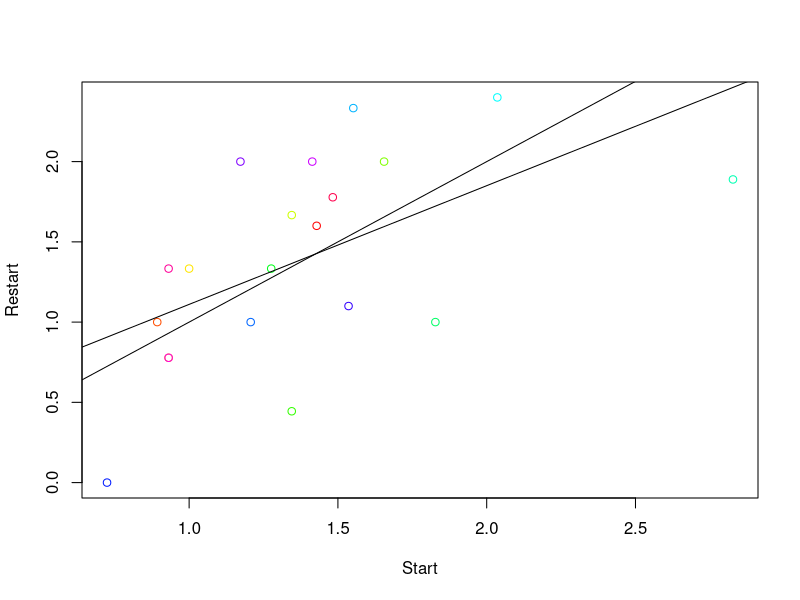
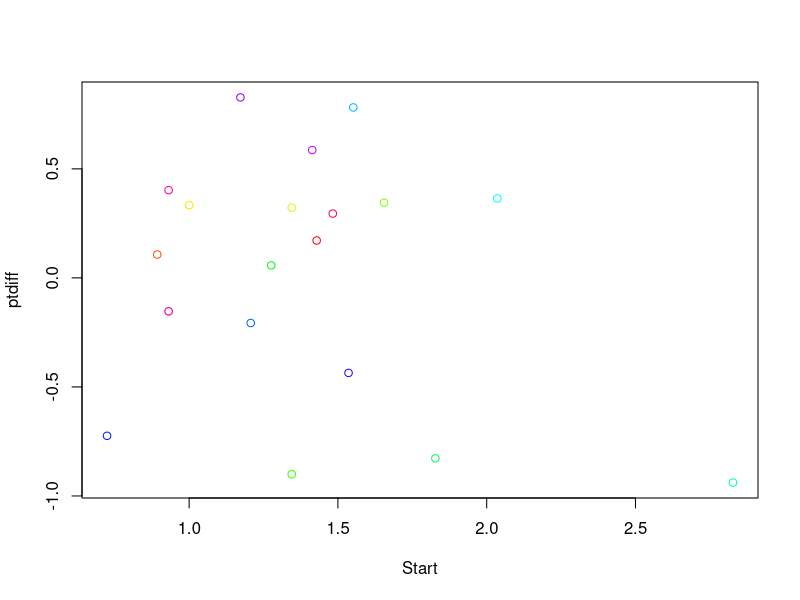
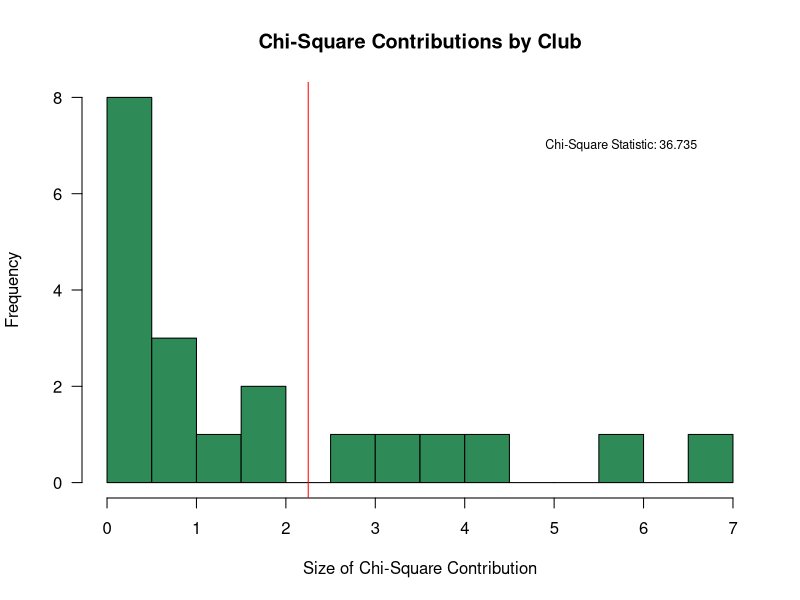
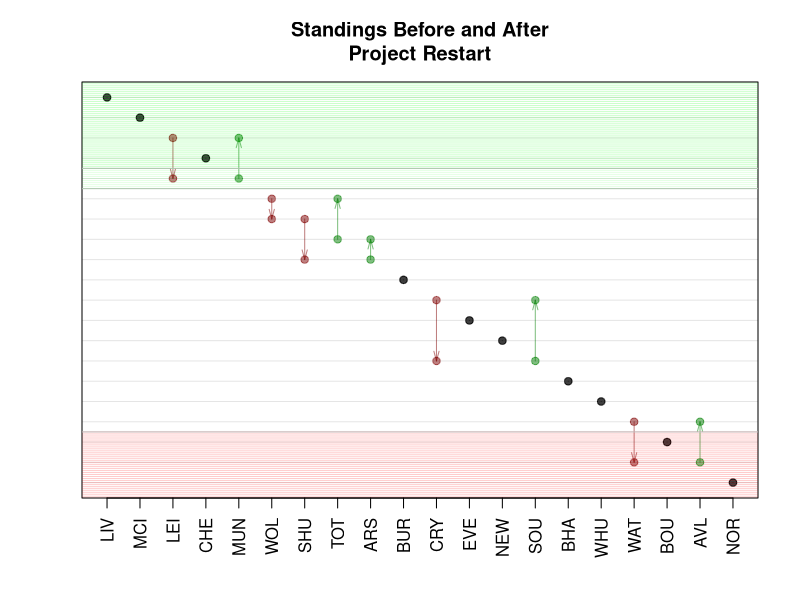
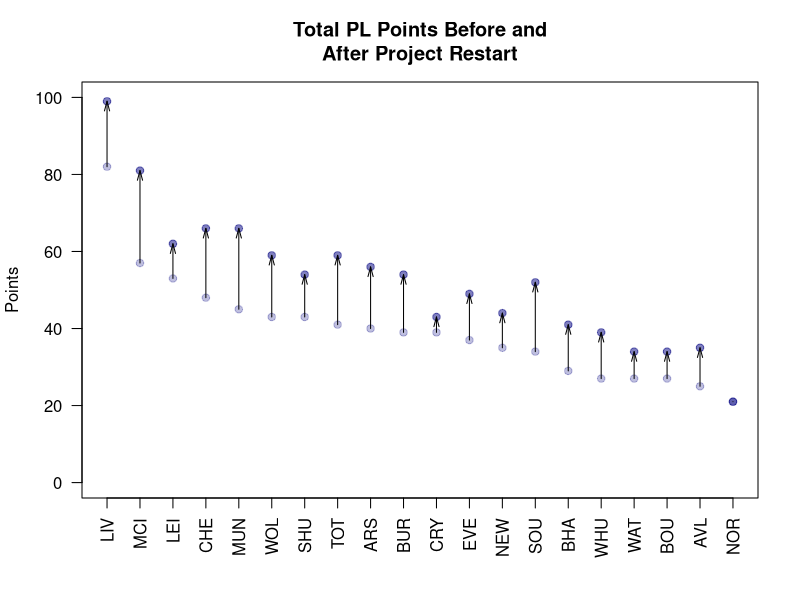
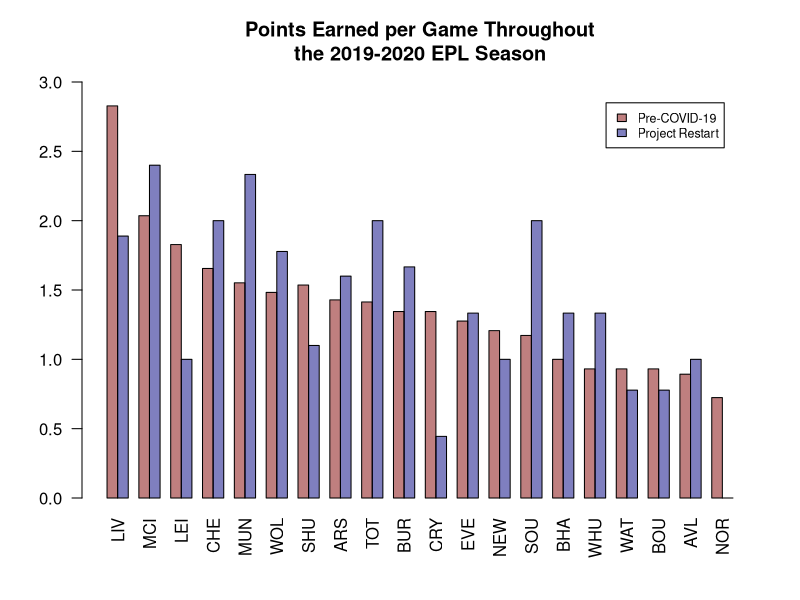
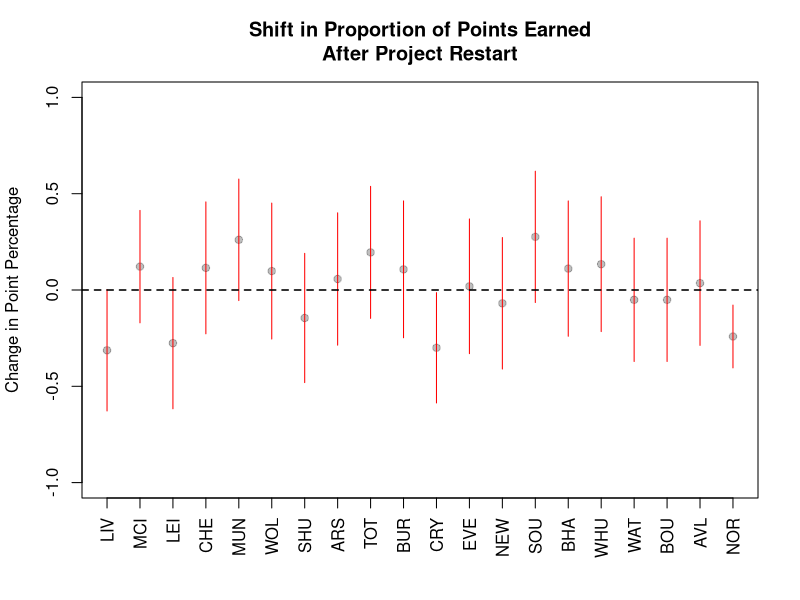

These charts were generated, in order, by the following R code:
## ---- chunk 1
knitr::opts_chunk$set(echo = TRUE, comment = NA)
library(dplyr)
## ---- chunk 2
endseason <- read.csv("endseason.csv")
names(endseason)[[1]] <- "Club"
endseason$rank <- 1:20

endseason <- endseason[order(endseason$Club), ]
seasonstop <- read.csv("seasonstop.csv")
names(seasonstop)[[1]] <- "Club"
seasonstop$rank <- 1:20
seasonstop <- seasonstop[order(seasonstop$Club), ]
endstats <- as.matrix(select(endseason, !Club))
stopstats <- as.matrix(select(seasonstop, !Club))
restartstats <- endstats - stopstats
projectrestart <- data.frame(endseason$Club[order(endseason$Club)], restartstats)
names(projectrestart)[[1]] <- "Club"
endseason$avgpts <- endseason %>% summarize(avgpts = P / GP) %>% as.matrix()
seasonstop$avgpts <- seasonstop %>% summarize(avgpts = P / GP) %>% as.matrix()
projectrestart$avgpts <- projectrestart %>% summarize(avgpts = P / GP) %>% as.matrix()
## ---- chunk 3
club_abbrev <- c("LIV", "MCI", "LEI", "CHE", "MUN", "WOL", "SHU", "TOT",
                 "ARS", "BUR", "CRY", "EVE", "NEW", "SOU", "BHA", "WHU",
                 "WAT", "BOU", "AVL", "NOR")
averages <- data.frame(seasonstop$Club[order(seasonstop$Club)],
                       seasonstop$avgpts,
                       projectrestart$avgpts,
                       endseason$avgpts)
names(averages) <- c("Club", "Start", "Restart", "End")
averages$ptdiff <- averages %>% summarize(ptdiff = Restart - Start) %>% as.matrix()
plot(Restart ~ Start, data = averages, col = rainbow(20)[1:20])
abline(a = 0, b = 1)
a<- lm(Restart ~ Start, data = averages)
abline(a)
plot(ptdiff ~ Start, data = averages, col = rainbow(20)[1:20])
summary(aov(abs(ptdiff) ~ Start, data = averages))
clubperformance <- chisq.test(projectrestart$P, p = seasonstop$P/sum(seasonstop$P))
clubperformance
chisqcontr <- with(clubperformance, (observed - expected)^2 / expected)
names(chisqcontr) <- projectrestart$Club
sort(chisqcontr, decreasing = TRUE)
hist(chisqcontr,
     breaks = seq(from = 0, to = max(chisqcontr) + 0.5, by = 0.5),
     main = "Chi-Square Contributions by Club",
     xlab = "Size of Chi-Square Contribution",
     col = "seagreen",
     las = 1)
abline(v = 2.25, col = "red")
text(5.75, 7, "Chi-Square Statistic: 36.735", cex = 0.75)
standings <- seasonstop %>% select(Club, rank)
names(standings)[[2]] <- "Stop"
standings$End <- endseason$rank
standings$Change <- standings %>% summarize(Stop - End) %>% as.matrix() %>% as.numeric()
standings
sum(abs(standings$Change))
standings <- standings[order(standings$Stop), ]
movement_col <- c(rgb(0, 0, 0, alpha = 0.5),
                  rgb(0.5, 0, 0, alpha = 0.5),
                  rgb(0, 0.5, 0, alpha = 0.5))
plot(1:20, 21 - standings$Stop, yaxt = "n", xaxt = "n", main = "Standings Before and After\nProject Restart", xlab = "",
     ylab = "",
     col = movement_col[(standings$Change != 0) + (standings$Change > 0) + 1], pch = 19)
arrows(1:20, 21 - standings$Stop, 1:20, 21 - standings$End, cex = 0.25,
       col = movement_col[(standings$Change != 0) + (standings$Change > 0) + 1], length = 0.1, angle = 15)
points(1:20, 21 - standings$End, col = movement_col[(standings$Change != 0) + (standings$Change > 0) + 1], pch = 19)
abline(h = 1:20, col = rgb(0, 0, 0, alpha = 0.1))
standings$abbreviations <- club_abbrev
axis(1, at = 1:20, labels = club_abbrev, las = 2, cex = 0.5)
abline(h = seq(from = 21, to = 21 - 4.5, by = -0.1), col = rgb(0,1,0, alpha = 0.2))
abline(h = seq(from = (21 - 17.5), to = 0, by = -0.1), col = rgb(1, 0, 0, alpha = 0.2))
abline(h = c(21 - 4.5, 21 - 5.5, 21 - 17.5), col = "grey")
abline(h = seq(from = 21 - 4.5, to = 21 - 5.5, by = -0.1), col = rgb(0, 1, 0, alpha = 0.1))
## ---- chunk 4
pointchanges <- seasonstop %>% select(Club, P)
End <- endseason$P
pointchanges <- data.frame(pointchanges, End)
pointchanges <- pointchanges[order(pointchanges$P, decreasing = TRUE), ]
pointchanges[c(6:7, 16, 18), ] <- pointchanges[c(7:6, 18, 16), ]
plot(1:20, pointchanges$P, xaxt = "n", ylab = "Points",
     main = "Total PL Points Before and\nAfter Project Restart", xlab = "", las = 2,
     ylim = c(0, 100), col = rgb(0, 0, 0.5, alpha = 0.25), pch = 19)
points(pointchanges$End, col = rgb(0, 0, 0.5, alpha = 0.5), pch = 19)
arrows(1:20, pointchanges$P, 1:20, pointchanges$End, angle = 15, length = 0.1)
axis(1, 1:20, club_abbrev, las = 2)
## ---- chunk 5
club_abbrev <- c("LIV", "MCI", "LEI", "CHE", "MUN", "WOL", "SHU", "ARS",
                 "TOT", "BUR", "CRY", "EVE", "NEW", "SOU", "BHA", "WHU",
                 "WAT", "BOU", "AVL", "NOR")
averages <- averages[order(averages$Start, decreasing = TRUE), ]
averages[c(6:7, 16, 18), ] <- averages[c(7:6, 18, 16), ]
averages$Abbreviation <- club_abbrev
ppg <- matrix(c(averages$Start, averages$Restart), ncol = 2)
barplot(t(ppg), names.arg = averages$Abbreviation, las = 2,
        ylim = c(0,3),
        main = "Points Earned per Game Throughout\nthe 2019-2020 EPL Season",
        beside = TRUE,
        col = c(rgb(0.5,0,0,0.5),
                rgb(0,0,0.5,0.5)))
legend("topright",
       legend = c("Pre-COVID-19",
                  "Project Restart"),
       fill = c(rgb(0.5,0,0,0.5),
                rgb(0,0,0.5,0.5)),
       inset = 0.05,
       cex = 0.75)
## ---- chunk 6
pre_covid <- data.frame(Club = seasonstop$Club,
                        Successes = seasonstop$P,
                        Trials = seasonstop$GP * 3)
post_covid <- data.frame(Club = projectrestart$Club,
                         Successes = projectrestart$P,
                         Trials = projectrestart$GP * 3)
effects <- data.frame()
for (i in seq_len(nrow(pre_covid))) {
  z_test <- prop.test(c(post_covid[i, 2], pre_covid[i, 2]),
                      c(post_covid[i, 3], pre_covid[i, 3]),
                      conf.level = 1 - 0.05/20)
  effects <-rbind(effects,
                    c(z_test$estimate[1]-z_test$estimate[2],
                    z_test$conf.int[1],
                    z_test$conf.int[2],
                    z_test$p.value))
}
names(effects) <- c("PercentPtsObtainedChange", "lb", "ub", "p_val")
effects <- data.frame(effects)
effects <- data.frame(Club = seasonstop$Club, effects)
effects <- effects[order(seasonstop$P / seasonstop$GP, decreasing = TRUE), ]
effects[c(6:7, 16, 18), ] <- effects[c(7:6, 18, 16), ]
plot(effects$PercentPtsObtainedChange, ylim = c(-1, 1), xaxt = "n",
     pch = 19, col = rgb(0,0,0, 0.25), xlab = "",
     ylab = "Change in Point Percentage", main = "Shift in Proportion of Points Earned\nAfter Project Restart")
segments(1:20, effects$lb, 1:20, effects$ub, col = "red")
axis(1, at = 1:20, labels = club_abbrev, las = 2)
abline(h = 0, lty = 2, lwd = 1.5)
## ---- chunk 7
averages$pctptsbefore <- averages %>% summarize(pctptsbefore = Start / 3) %>% as.matrix() %>% as.numeric()
averages$pctptsafter <- averages %>% summarize(pctptsafter = Restart / 3) %>% as.matrix() %>% as.numeric()
